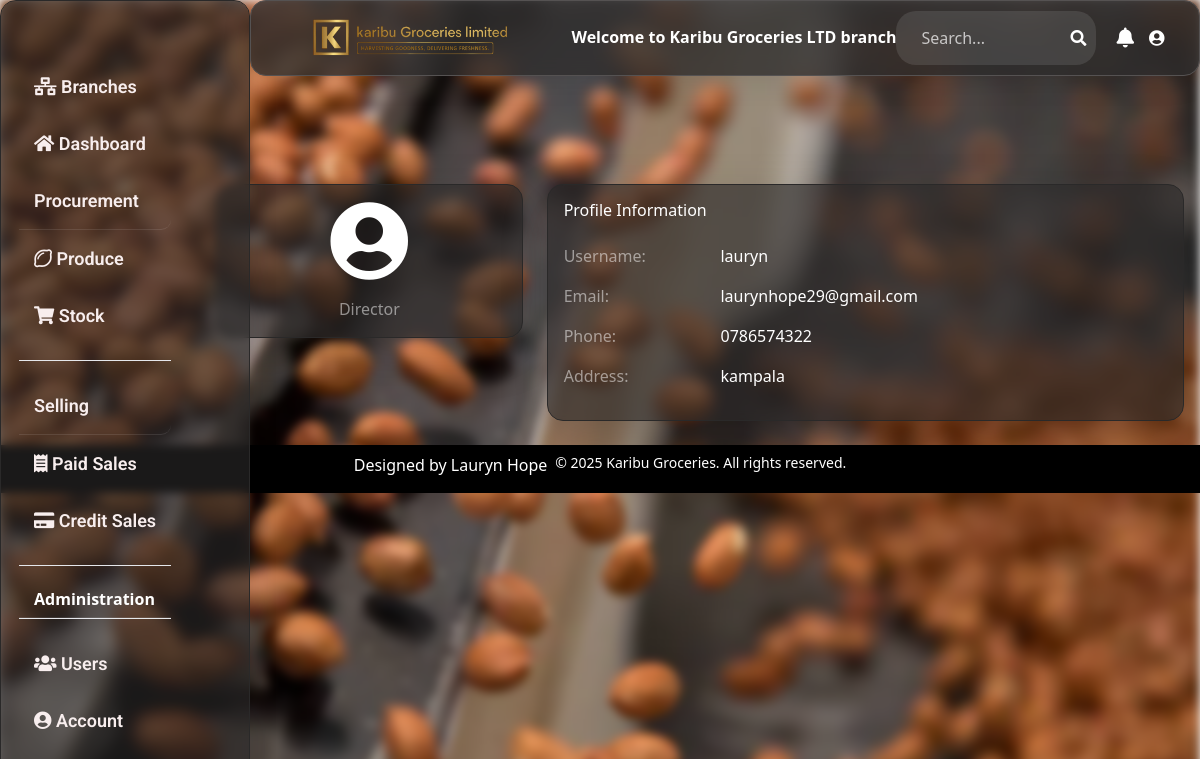
The page /profile/1/ (signed in) on the database as committed earlier.
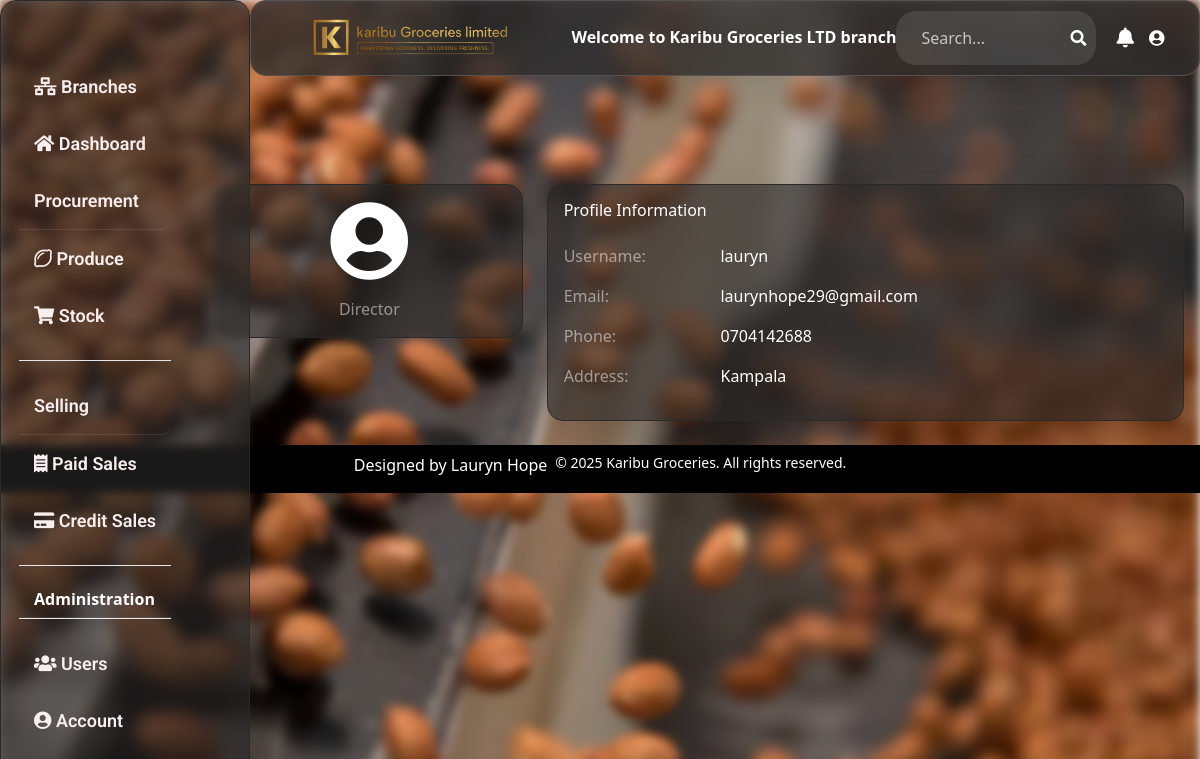
The same page on the database as committed later.
### happy_hoe/models.py (models this page shows, shortened)
class Userprofile(AbstractUser):
    is_salesagent = models.BooleanField(null=True, default=True)
    is_manager = models.BooleanField(null=True, default=True)
    is_director = models.BooleanField(null=True, default=True)
    last_activity = models.DateTimeField(null=True, blank=True)
    is_online = models.BooleanField(default=True)
    status = models.CharField(
        max_length=20,
        choices=(
            ('online', 'Online'),
            ('offline', 'Offline'),
        ),
        default='offline'
    )
    username = models.CharField(max_length=50, unique=True, blank=True)
    branch = models.ForeignKey(Branch, on_delete=models.CASCADE,max_length=20, blank=True, null=True ,default=1)
    email = models.EmailField(max_length=100, unique=True)
    gender_choices = (('Female','Female'), ('Male','Male'))
    gender = models.CharField(max_length=10, blank=True, choices=gender_choices)
    phone = models.CharField(max_length=10, unique=True)
    address = models.CharField(max_length=100, blank=True)
    def get_role(self):
        if self.is_director:
            return 'Director'
        elif self.is_manager:
            return 'Manager'
        elif self.is_salesagent:
            return 'Sales Agent'
        return 'Staff'
    class Meta:
        db_table = 'userprofile'
        verbose_name = 'User'
        verbose_name_plural = 'Users'

### happy_hoe/views.py (the view)
# urls.py: path('profile/<int:user_id>/', views.user_profile, name='user_profile'),
@login_required
def user_profile(request, user_id):
    if request.user.id != user_id and not (request.user.is_director or request.user.is_manager):
        messages.error(request, "You can only view your own profile")
        return redirect('home')
    user = get_object_or_404(Userprofile, id=user_id)
    context = {
        'profile': user,
        'title': f'Profile - {user.get_full_name() or user.username}'
    }
    return render(request, 'happy_hoeapp/profile.html', context)

### happy_hoe/templates/happy_hoeapp/profile.html (shortened to what this page needs)
{% extends 'happy_hoeapp/base.html' %}
{% block content %}
<div class="container mt-4">
    <div class="row">
        <div class="col-md-4">
            <div class="card shadow-lg" id="glass-effect">
                <div class="card-body text-center">
                    <i class="fas fa-user-circle fa-5x mb-3 text-white"></i>
                    <p class="text-white-50">{{ profile.get_role }}</p>
                </div>
            </div>
        </div>
        <div class="col-md-8">
            <div class="card shadow-lg" id="glass-effect">
                <div class="card-body">
                    <h5 class="text-white mb-4">Profile Information</h5>
                    <div class="row mb-3">
                        <div class="col-sm-3">
                            <p class="text-white-50">Username:</p>
                        </div>
                        <div class="col-sm-9">
                            <p class="text-white">{{ profile.username }}</p>
                        </div>
                    </div>
                    <div class="row mb-3">
                        <div class="col-sm-3">
                            <p class="text-white-50">Email:</p>
                        </div>
                        <div class="col-sm-9">
                            <p class="text-white">{{ profile.email }}</p>
                        </div>
                    </div>
                    <div class="row mb-3">
                        <div class="col-sm-3">
                            <p class="text-white-50">Phone:</p>
                        </div>
                        <div class="col-sm-9">
                            <p class="text-white">{{ profile.phone }}</p>
                        </div>
                    </div>
                    <div class="row mb-3">
                        <div class="col-sm-3">
                            <p class="text-white-50">Address:</p>
                        </div>
                        <div class="col-sm-9">
                            <p class="text-white">{{ profile.address|default:"Not provided" }}</p>
                        </div>
                    </div>
                </div>
            </div>
        </div>
    </div>
</div>
{% endblock %}

Rows that differ between the two databases and show on the page:
changed Userprofile "Director": phone "0786574322" → "0704142688"; address "kampala" → "Kampala"
